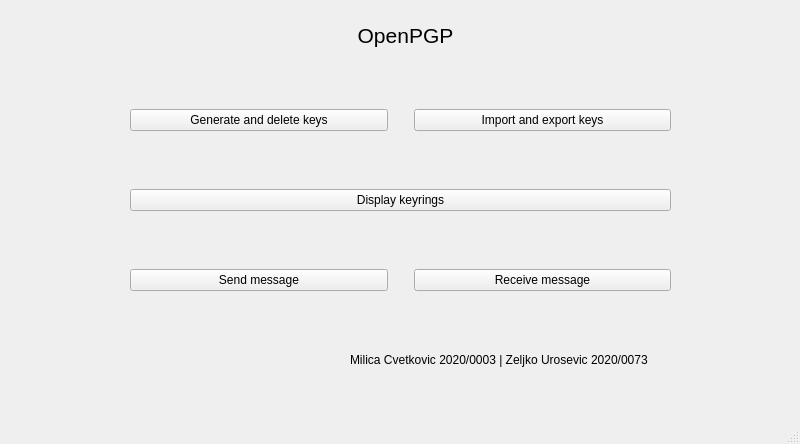
<?xml version="1.0" encoding="UTF-8"?>
<ui version="4.0">
 <class>main_window</class>
 <widget class="QMainWindow" name="main_window">
  <property name="geometry">
   <rect>
    <x>0</x>
    <y>0</y>
    <width>800</width>
    <height>444</height>
   </rect>
  </property>
  <property name="windowTitle">
   <string>Zastita podataka</string>
  </property>
  <widget class="QWidget" name="centralwidget">
   <widget class="QWidget" name="verticalLayoutWidget">
    <property name="geometry">
     <rect>
      <x>80</x>
      <y>160</y>
      <width>641</width>
      <height>80</height>
     </rect>
    </property>
    <layout class="QVBoxLayout" name="verticalLayout">
     <property name="leftMargin">
      <number>50</number>
     </property>
     <property name="rightMargin">
      <number>50</number>
     </property>
     <item>
      <widget class="QPushButton" name="keyrings_button">
       <property name="text">
        <string>Display keyrings</string>
       </property>
      </widget>
     </item>
    </layout>
   </widget>
   <widget class="QWidget" name="horizontalLayoutWidget">
    <property name="geometry">
     <rect>
      <x>80</x>
      <y>240</y>
      <width>641</width>
      <height>80</height>
     </rect>
    </property>
    <layout class="QHBoxLayout" name="horizontalLayout">
     <property name="leftMargin">
      <number>50</number>
     </property>
     <property name="rightMargin">
      <number>50</number>
     </property>
     <item>
      <widget class="QPushButton" name="send_button">
       <property name="text">
        <string>Send message</string>
       </property>
      </widget>
     </item>
     <item>
      <spacer name="verticalSpacer_2">
       <property name="orientation">
        <enum>Qt::Vertical</enum>
       </property>
       <property name="sizeHint" stdset="0">
        <size>
         <width>20</width>
         <height>40</height>
        </size>
       </property>
      </spacer>
     </item>
     <item>
      <widget class="QPushButton" name="receive_button">
       <property name="text">
        <string>Receive message</string>
       </property>
      </widget>
     </item>
    </layout>
   </widget>
   <widget class="QWidget" name="horizontalLayoutWidget_2">
    <property name="geometry">
     <rect>
      <x>80</x>
      <y>80</y>
      <width>641</width>
      <height>80</height>
     </rect>
    </property>
    <layout class="QHBoxLayout" name="horizontalLayout_2">
     <property name="leftMargin">
      <number>50</number>
     </property>
     <property name="rightMargin">
      <number>50</number>
     </property>
     <item>
      <widget class="QPushButton" name="generate_delete_button">
       <property name="text">
        <string>Generate and delete keys</string>
       </property>
      </widget>
     </item>
     <item>
      <spacer name="verticalSpacer">
       <property name="orientation">
        <enum>Qt::Vertical</enum>
       </property>
       <property name="sizeHint" stdset="0">
        <size>
         <width>20</width>
         <height>40</height>
        </size>
       </property>
      </spacer>
     </item>
     <item>
      <widget class="QPushButton" name="import_export_button">
       <property name="text">
        <string>Import and export keys</string>
       </property>
      </widget>
     </item>
    </layout>
   </widget>
   <widget class="QLabel" name="label">
    <property name="geometry">
     <rect>
      <x>90</x>
      <y>20</y>
      <width>631</width>
      <height>31</height>
     </rect>
    </property>
    <property name="font">
     <font>
      <pointsize>16</pointsize>
      <weight>50</weight>
      <bold>false</bold>
     </font>
    </property>
    <property name="text">
     <string>OpenPGP</string>
    </property>
    <property name="textFormat">
     <enum>Qt::PlainText</enum>
    </property>
    <property name="alignment">
     <set>Qt::AlignCenter</set>
    </property>
   </widget>
   <widget class="QLabel" name="label_2">
    <property name="geometry">
     <rect>
      <x>350</x>
      <y>340</y>
      <width>321</width>
      <height>39</height>
     </rect>
    </property>
    <property name="text">
     <string>Milica Cvetkovic 2020/0003 | Zeljko Urosevic 2020/0073</string>
    </property>
   </widget>
  </widget>
  <widget class="QMenuBar" name="menubar">
   <property name="geometry">
    <rect>
     <x>0</x>
     <y>0</y>
     <width>800</width>
     <height>26</height>
    </rect>
   </property>
  </widget>
  <widget class="QStatusBar" name="statusbar"/>
 </widget>
 <resources/>
 <connections/>
</ui>
